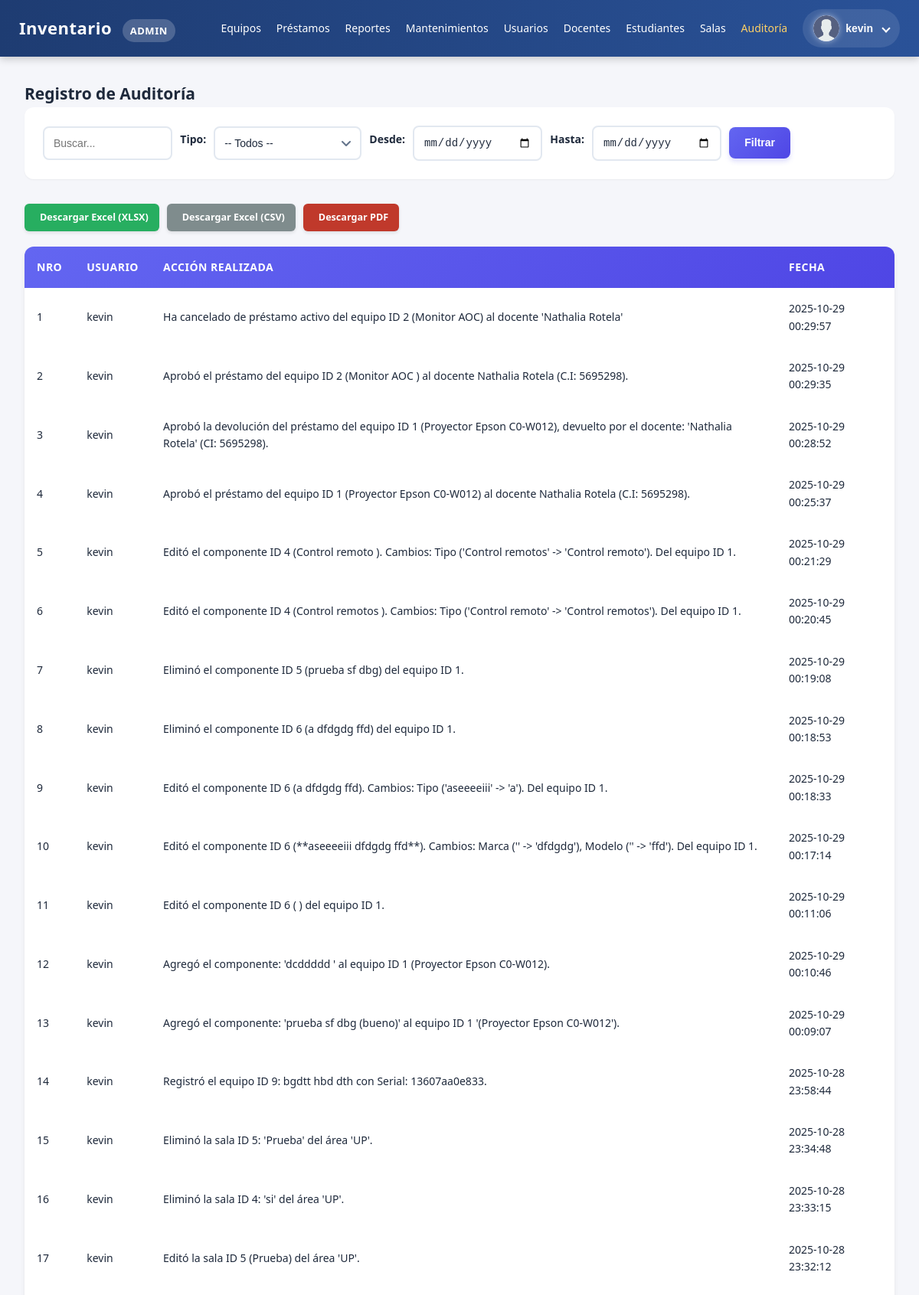
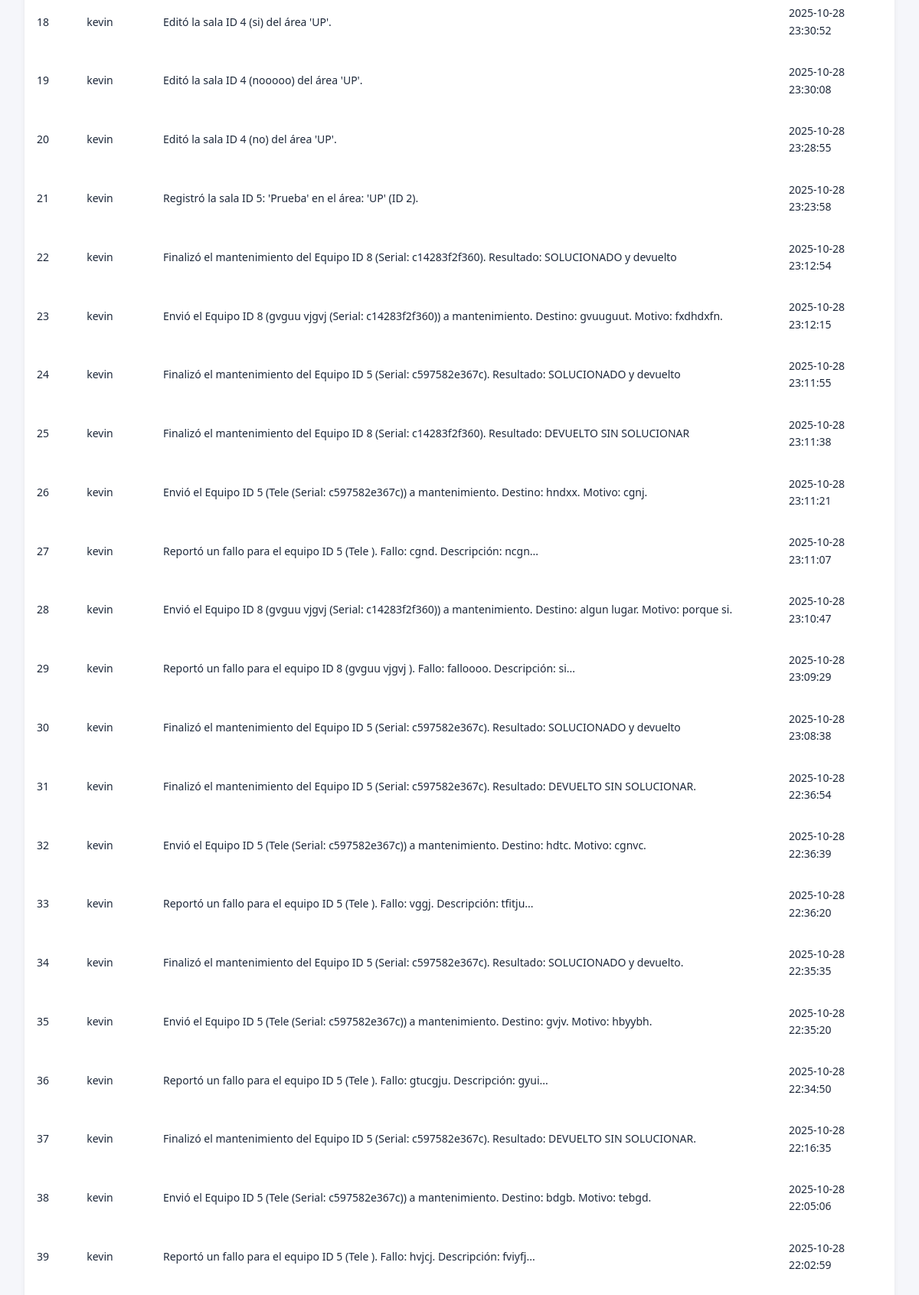
/public/auditoria.php (signed in, upper part), run on the app's committed database (2 pictures, top to bottom).
### tables this page shows
CREATE TABLE `auditoria` (
  `id` int(11) NOT NULL,
  `usuario_id` int(11) NOT NULL,
  `accion` text NOT NULL,
  `tipo_accion` varchar(50) DEFAULT 'general',
  `ip_usuario` varchar(250) NOT NULL,
  `user_agent` varchar(250) NOT NULL,
  `fecha` datetime NOT NULL
);

CREATE TABLE `usuarios` (
  `id` int(11) NOT NULL,
  `ci` varchar(50) NOT NULL,
  `email` varchar(150) NOT NULL,
  `nombre` varchar(120) NOT NULL,
  `password_hash` varchar(255) NOT NULL,
  `role_id` int(11) NOT NULL,
  `creado_en` timestamp NOT NULL DEFAULT current_timestamp()
);

### public/auditoria.php (the view, shortened to what this page needs)
<?php
require __DIR__ . '/../init.php';
$search = trim($_GET['q'] ?? '');
$fecha_inicio = trim($_GET['fecha_inicio'] ?? '');
$fecha_fin = trim($_GET['fecha_fin'] ?? '');
$params = [];
$types = '';
$where = '';
$sql = "SELECT a.id, a.accion, a.fecha, u.nombre, a.tipo_accion
        FROM auditoria a
        JOIN usuarios u ON a.usuario_id = u.id
        " . $where . "
        ORDER BY a.fecha DESC
        LIMIT 100";
if (!empty($params)) {
    $stmt = $mysqli->prepare($sql);
    if ($stmt) {
        $stmt->bind_param($types, ...$params);
        $stmt->execute();
        $result = $stmt->get_result();
    } else {
        die("Error al preparar la consulta: " . $mysqli->error);
    }
} else {
    $result = $mysqli->query($sql);
}
$contador = 0;
?>
<!doctype html>
<html lang="es">
<head>
    <link rel="stylesheet" href="../css/general.css">
    <link rel="stylesheet" href="../css/reportes.css">
</head>
<body>
    <?php include __DIR__ . '/navbar.php'; ?>
    <div class="container">
        <h2>Registro de Auditoría</h2>
        <div class="actions">
            <form method="get" style="display:inline-flex; align-items: center; gap: 10px;">
                <input type="text" name="q" placeholder="Buscar..." value="<?= htmlspecialchars($search) ?>">
                <label for="tipo">Tipo:</label>
                <select name="tipo" id="tipo">
                    <option value="">-- Todos --</option>
                </select>
                <label for="fecha_inicio">Desde:</label>
                <input type="date" id="fecha_inicio" name="fecha_inicio" value="<?= htmlspecialchars($fecha_inicio) ?>">
                <label for="fecha_fin">Hasta:</label>
                <input type="date" id="fecha_fin" name="fecha_fin" value="<?= htmlspecialchars($fecha_fin) ?>">
                <button type="submit">Filtrar</button>
            </form>
        </div>
        <div class="report-actions" style="margin-bottom: 20px;">
            <?php
            $query_string = http_build_query($_GET);
            ?>
            <a href="generar_reporte.php?formato=xlsx&<?= $query_string ?>" class="button button-excel">
                <span class="icon"></span> Descargar Excel (XLSX)
            </a>
            <a href="generar_reporte.php?formato=csv&<?= $query_string ?>" class="button button-csv">
                <span class="icon"></span> Descargar Excel (CSV)
            </a>
            <a href="generar_reporte.php?formato=pdf&<?= $query_string ?>" class="button button-pdf">
                <span class="icon"></span> Descargar PDF
            </a>
        </div>
    </div>
    <table>
        <thead>
            <tr>
                <th>Nro</th>
                <th>Usuario</th>
                <th>Acción realizada</th>
                <th>Fecha</th>
            </tr>
        </thead>
        <?php while ($row = $result->fetch_assoc()): ?>
            <?php $contador++; ?> <tr>
                <td><?= $contador ?></td>
                <td><?= htmlspecialchars($row['nombre']) ?></td>
                <td><?= htmlspecialchars($row['accion']) ?></td>
                <td><?= htmlspecialchars($row['fecha']) ?></td>
            </tr>
        <?php endwhile; ?>
    </table>
</body>
</html>

### css/general.css (style rules this page uses)
:root { --primary-color: #6366f1; --primary-hover: #4f46e5; --primary-light: #818cf8; --secondary-color: #0f172a; --secondary-light: #1e293b; --success-color: #10b981; --success-bg: #d1fae5; --warning-color: #f59e0b; --warning-bg: #fef3c7; --danger-color: #ef4444; --danger-bg: #fee2e2; --info-color: #3b82f6; --info-bg: #dbeafe; --bg-primary: #f8fafc; --bg-secondary: #ffffff; --bg-dark: #0f172a; --border-color: #e2e8f0; --text-primary: #1e293b; --text-secondary: #64748b; --text-muted: #94a3b8; --shadow-sm: 0 1px 2px 0 rgba(0, 0, 0, 0.05); --shadow-md: 0 4px 6px -1px rgba(0, 0, 0, 0.1); --shadow-lg: 0 10px 15px -3px rgba(0, 0, 0, 0.1); --shadow-xl: 0 20px 25px -5px rgba(0, 0, 0, 0.1); --transition-fast: 150ms ease-in-out; --transition-normal: 300ms ease-in-out; --spacing-xs: 0.25rem; --spacing-sm: 0.5rem; --spacing-md: 1rem; --spacing-lg: 1.5rem; --spacing-xl: 2rem; --radius-sm: 6px; --radius-md: 8px; --radius-lg: 12px; --radius-xl: 16px; --radius-full: 9999px; }
* { margin: 0; padding: 0; box-sizing: border-box; }
body { font-family: 'Inter', -apple-system, BlinkMacSystemFont, 'Segoe UI', Roboto, 'Helvetica Neue', Arial, sans-serif; background: var(--bg-primary); color: var(--text-primary); line-height: 1.6; font-size: 14px; -webkit-font-smoothing: antialiased; -moz-osx-font-smoothing: grayscale; }
.container { max-width: 1400px; margin: 0 auto; padding: var(--spacing-xl); }
table { width: 100%; border-collapse: separate; border-spacing: 0; background: var(--bg-secondary); border-radius: var(--radius-lg); overflow: hidden; box-shadow: var(--shadow-md); }
thead { background: linear-gradient(135deg, var(--primary-color) 0%, var(--primary-hover) 100%); color: white; }
th { padding: 1rem; text-align: left; font-weight: 600; font-size: 0.875rem; text-transform: uppercase; letter-spacing: 0.5px; white-space: nowrap; }
tbody tr { border-bottom: 1px solid var(--border-color); transition: all var(--transition-fast); }
td { padding: 1rem; vertical-align: middle; font-size: 0.875rem; }
.btn, button, input[type="submit"] { display: inline-flex; align-items: center; justify-content: center; gap: var(--spacing-sm); padding: 0.625rem 1.25rem; font-size: 0.875rem; font-weight: 600; border-radius: var(--radius-md); border: none; cursor: pointer; transition: all var(--transition-fast); text-decoration: none; white-space: nowrap; line-height: 1.5; }
.btn, .btn-primary, button[type="submit"] { background: linear-gradient(135deg, var(--primary-color) 0%, var(--primary-hover) 100%); color: white; box-shadow: 0 4px 6px rgba(99, 102, 241, 0.2); }
label { display: block; font-weight: 600; color: var(--text-primary); margin-bottom: var(--spacing-sm); font-size: 0.875rem; }
input[type="text"], input[type="email"], input[type="password"], input[type="date"], input[type="number"], select, textarea { width: 100%; padding: 0.75rem; border: 2px solid var(--border-color); border-radius: var(--radius-md); font-size: 0.875rem; transition: all var(--transition-fast); background: var(--bg-secondary); color: var(--text-primary); }
select { appearance: none; background-repeat: no-repeat; background-position: right 0.75rem center; padding-right: 2.5rem; }
.actions { display: flex; flex-wrap: wrap; gap: var(--spacing-md); align-items: center; margin-bottom: var(--spacing-xl); padding: var(--spacing-lg); background: var(--bg-secondary); border-radius: var(--radius-lg); box-shadow: var(--shadow-sm); }
a { color: var(--primary-color); text-decoration: none; transition: all var(--transition-fast); }

### css/reportes.css (style rules this page uses)
.report-actions { display: flex; gap: 10px; }
.report-actions .button { display: inline-flex; align-items: center; padding: 8px 14px; font-size: 0.9em; text-decoration: none; font-weight: bold; border: none; border-radius: 6px; cursor: pointer; transition: all 0.3s ease; box-shadow: 0 2px 4px rgba(0, 0, 0, 0.1); color: white; }
.button-excel { background-color: #27ae60; }
.button-pdf { background-color: #c0392b; }
.button-csv { background-color: #7f8c8d; color: #333; }

### public/navbar.php (style rules this page uses)
body { margin: 0; font-family: 'Segoe UI', Roboto, sans-serif; background-color: #f5f6fa; }

### data on the page
auditoria: usuario.nombre "kevin", accion "Ha cancelado de préstamo activo del equipo ID 2 (Monitor AOC) al docente 'Nathalia Rotela'", fecha "2025-10-29 00:29:57"
auditoria: usuario.nombre "kevin", accion "Aprobó el préstamo del equipo ID 2 (Monitor AOC ) al docente Nathalia Rotela (C.I: 5695298).", fecha "2025-10-29 00:29:35"
auditoria: usuario.nombre "kevin", accion "Aprobó la devolución del préstamo del equipo ID 1 (Proyector Epson C0-W012), devuelto por el docente: 'Nathalia Rotela' (CI: 5695298).", fecha "2025-10-29 00:28:52"
auditoria: usuario.nombre "kevin", accion "Aprobó el préstamo del equipo ID 1 (Proyector Epson C0-W012) al docente Nathalia Rotela (C.I: 5695298).", fecha "2025-10-29 00:25:37"
auditoria: usuario.nombre "kevin", accion "Editó el componente ID 4 (Control remoto ). Cambios: Tipo ('Control remotos' -> 'Control remoto'). Del equipo ID 1.", fecha "2025-10-29 00:21:29"
auditoria: usuario.nombre "kevin", accion "Editó el componente ID 4 (Control remotos ). Cambios: Tipo ('Control remoto' -> 'Control remotos'). Del equipo ID 1.", fecha "2025-10-29 00:20:45"
auditoria: usuario.nombre "kevin", accion "Eliminó el componente ID 5 (prueba sf dbg) del equipo ID 1.", fecha "2025-10-29 00:19:08"
auditoria: usuario.nombre "kevin", accion "Eliminó el componente ID 6 (a dfdgdg ffd) del equipo ID 1.", fecha "2025-10-29 00:18:53"
auditoria: usuario.nombre "kevin", accion "Editó el componente ID 6 (a dfdgdg ffd). Cambios: Tipo ('aseeeeiii' -> 'a'). Del equipo ID 1.", fecha "2025-10-29 00:18:33"
auditoria: usuario.nombre "kevin", accion "Editó el componente ID 6 (**aseeeeiii dfdgdg ffd**). Cambios: Marca ('' -> 'dfdgdg'), Modelo ('' -> 'ffd'). Del equipo ID 1.", fecha "2025-10-29 00:17:14"
auditoria: usuario.nombre "kevin", accion "Editó el componente ID 6 ( ) del equipo ID 1.", fecha "2025-10-29 00:11:06"
auditoria: usuario.nombre "kevin", accion "Agregó el componente: 'dcddddd ' al equipo ID 1 (Proyector Epson C0-W012).", fecha "2025-10-29 00:10:46"
auditoria: usuario.nombre "kevin", accion "Agregó el componente: 'prueba sf dbg (bueno)' al equipo ID 1 '(Proyector Epson C0-W012').", fecha "2025-10-29 00:09:07"
auditoria: usuario.nombre "kevin", accion "Registró el equipo ID 9: bgdtt hbd dth con Serial: 13607aa0e833.", fecha "2025-10-28 23:58:44"
auditoria: usuario.nombre "kevin", accion "Eliminó la sala ID 5: 'Prueba' del área 'UP'.", fecha "2025-10-28 23:34:48"
auditoria: usuario.nombre "kevin", accion "Eliminó la sala ID 4: 'si' del área 'UP'.", fecha "2025-10-28 23:33:15"
auditoria: usuario.nombre "kevin", accion "Editó la sala ID 5 (Prueba) del área 'UP'.", fecha "2025-10-28 23:32:12"
auditoria: usuario.nombre "kevin", accion "Editó la sala ID 4 (si) del área 'UP'.", fecha "2025-10-28 23:30:52"
auditoria: usuario.nombre "kevin", accion "Editó la sala ID 4 (nooooo) del área 'UP'.", fecha "2025-10-28 23:30:08"
auditoria: usuario.nombre "kevin", accion "Editó la sala ID 4 (no) del área 'UP'.", fecha "2025-10-28 23:28:55"
auditoria: usuario.nombre "kevin", accion "Registró la sala ID 5: 'Prueba' en el área: 'UP' (ID 2).", fecha "2025-10-28 23:23:58"
auditoria: usuario.nombre "kevin", accion "Finalizó el mantenimiento del Equipo ID 8 (Serial: c14283f2f360). Resultado: SOLUCIONADO y devuelto", fecha "2025-10-28 23:12:54"
auditoria: usuario.nombre "kevin", accion "Envió el Equipo ID 8 (gvguu vjgvj (Serial: c14283f2f360)) a mantenimiento. Destino: gvuuguut. Motivo: fxdhdxfn.", fecha "2025-10-28 23:12:15"
auditoria: usuario.nombre "kevin", accion "Finalizó el mantenimiento del Equipo ID 5 (Serial: c597582e367c). Resultado: SOLUCIONADO y devuelto", fecha "2025-10-28 23:11:55"
auditoria: usuario.nombre "kevin", accion "Finalizó el mantenimiento del Equipo ID 8 (Serial: c14283f2f360). Resultado: DEVUELTO SIN SOLUCIONAR", fecha "2025-10-28 23:11:38"
auditoria: usuario.nombre "kevin", accion "Envió el Equipo ID 5 (Tele (Serial: c597582e367c)) a mantenimiento. Destino: hndxx. Motivo: cgnj.", fecha "2025-10-28 23:11:21"
auditoria: usuario.nombre "kevin", accion "Reportó un fallo para el equipo ID 5 (Tele ). Fallo: cgnd. Descripción: ncgn...", fecha "2025-10-28 23:11:07"
auditoria: usuario.nombre "kevin", accion "Envió el Equipo ID 8 (gvguu vjgvj (Serial: c14283f2f360)) a mantenimiento. Destino: algun lugar. Motivo: porque si.", fecha "2025-10-28 23:10:47"
auditoria: usuario.nombre "kevin", accion "Reportó un fallo para el equipo ID 8 (gvguu vjgvj ). Fallo: falloooo. Descripción: si...", fecha "2025-10-28 23:09:29"
auditoria: usuario.nombre "kevin", accion "Finalizó el mantenimiento del Equipo ID 5 (Serial: c597582e367c). Resultado: SOLUCIONADO y devuelto", fecha "2025-10-28 23:08:38"
auditoria: usuario.nombre "kevin", accion "Finalizó el mantenimiento del Equipo ID 5 (Serial: c597582e367c). Resultado: DEVUELTO SIN SOLUCIONAR.", fecha "2025-10-28 22:36:54"
auditoria: usuario.nombre "kevin", accion "Envió el Equipo ID 5 (Tele (Serial: c597582e367c)) a mantenimiento. Destino: hdtc. Motivo: cgnvc.", fecha "2025-10-28 22:36:39"
auditoria: usuario.nombre "kevin", accion "Reportó un fallo para el equipo ID 5 (Tele ). Fallo: vggj. Descripción: tfitju...", fecha "2025-10-28 22:36:20"
auditoria: usuario.nombre "kevin", accion "Finalizó el mantenimiento del Equipo ID 5 (Serial: c597582e367c). Resultado: SOLUCIONADO y devuelto.", fecha "2025-10-28 22:35:35"
auditoria: usuario.nombre "kevin", accion "Envió el Equipo ID 5 (Tele (Serial: c597582e367c)) a mantenimiento. Destino: gvjv. Motivo: hbyybh.", fecha "2025-10-28 22:35:20"
auditoria: usuario.nombre "kevin", accion "Reportó un fallo para el equipo ID 5 (Tele ). Fallo: gtucgju. Descripción: gyui...", fecha "2025-10-28 22:34:50"
auditoria: usuario.nombre "kevin", accion "Finalizó el mantenimiento del Equipo ID 5 (Serial: c597582e367c). Resultado: DEVUELTO SIN SOLUCIONAR.", fecha "2025-10-28 22:16:35"
auditoria: usuario.nombre "kevin", accion "Envió el Equipo ID 5 (Tele (Serial: c597582e367c)) a mantenimiento. Destino: bdgb. Motivo: tebgd.", fecha "2025-10-28 22:05:06"
auditoria: usuario.nombre "kevin", accion "Reportó un fallo para el equipo ID 5 (Tele ). Fallo: hvjcj. Descripción: fviyfj...", fecha "2025-10-28 22:02:59"

### other printed values
$rol "ADMIN"
user()['nombre'] "kevin"
